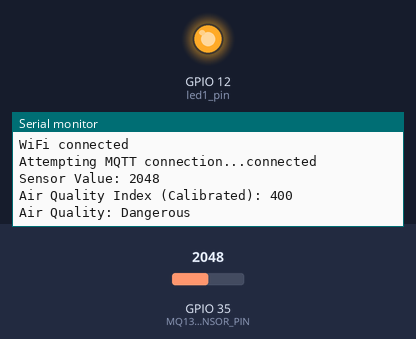
A sketch run on a simulated ESP32. Shown: output pins drawn as LEDs (lit = HIGH), the last lines printed to the serial monitor. The inputs (shaded band) are chosen by the test bench; at power-on: GPIO 35 (MQ135_SENSOR_PIN) = 2048. WiFi joins after 1.5 s; servers stay silent unless stated; no MQTT or app messages arrive unless stated.

Above: at 2.7 s.
2.8 s: GPIO 35 (MQ135_SENSOR_PIN) set to 1049
At 4.0 s:
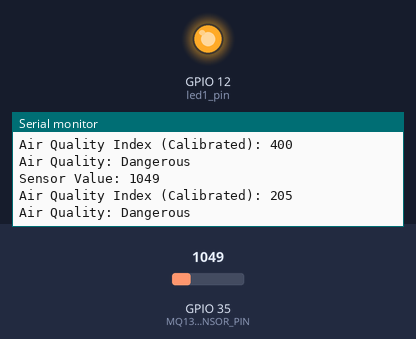
5.5 s: GPIO 35 (MQ135_SENSOR_PIN) set to 992
At 6.8 s:
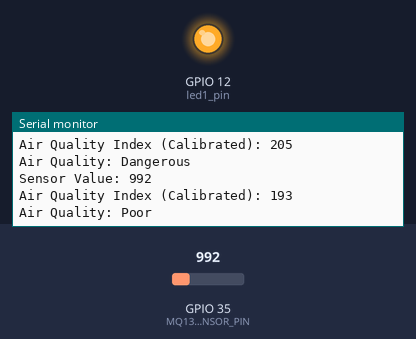
Timing chart, 0 to 8.5 s (numbered marks = the images above; inputs shaded):
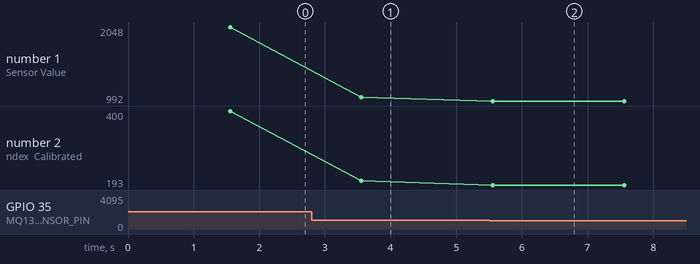

Measured:
- the behaviour switches between 1023 and 1022 on GPIO 35 (MQ135_SENSOR_PIN) (found by bisection; images 1 and 2)
- after the input at 2.8 s, the serial monitor: prints a new line after 0.76 s (image 1)
- after the input at 5.5 s, the serial monitor: prints a new line after 0.06 s (image 2)
- plotted number 1: 2048 → 1049 after the input at 2.8 s, 1049 → 992 after the input at 5.5 s
- plotted number 2: 400 → 205 after the input at 2.8 s, 205 → 193 after the input at 5.5 s

The sketch:

MQ135-Air_Quality.ino
```cpp
#include <PubSubClient.h>
#include <WiFi.h>

const char* ssid = "IOT@SPAK";
const char* password = "i0t@SP4K";

// MQTT settings
const char* mqtt_server = "broker.hivemq.com";
const int mqtt_port = 1883;
const char* mqtt_topic = "csm3313_umt/group09/airquality";
const char* mqtt_led_topic = "csm3313_umt/group09/led01"; // Updated LED control topic

const int MQ135_SENSOR_PIN = 35;
int led1_pin = 12;
int sensitivity = 200;  // Adjust this value based on your calibration

WiFiClient espClient;
PubSubClient client(espClient);

// Deep sleep and awake settings
const int sleepInterval = 3600; // Deep sleep for 1 hour (in seconds)

bool ledState = false;

void setup_wifi() {
  Serial.println();
  Serial.print("Connecting to WiFi");
  WiFi.begin(ssid, password);

  while (WiFi.status() != WL_CONNECTED) {
    delay(500);
    Serial.print(".");
  }

  Serial.println("");
  Serial.println("WiFi connected");
}

void reconnect() {
  while (!client.connected()) {
    Serial.print("Attempting MQTT connection...");
    if (client.connect("ESP32Client")) {
      Serial.println("connected");
      client.subscribe(mqtt_led_topic); // Subscribe to LED control topic
    } else {
      Serial.print("failed");
      Serial.println(" try again in 5 seconds");
      delay(5000);
    }
  }
}

void handleLedControl(String payload) {
  if (payload == "ON") {
    digitalWrite(led1_pin, HIGH);
    ledState = true;
  } else if (payload == "OFF") {
    digitalWrite(led1_pin, LOW);
    ledState = false;
  }
}

void setup() {
  Serial.begin(115200);

  setup_wifi();
  client.setServer(mqtt_server, mqtt_port);

  pinMode(led1_pin, OUTPUT); // Set LED pin as output

  // Uncomment the next line if you want to see debug output during sleep
  // Serial.setDebugOutput(true);

  // Set up GPIO 16 as wake-up pin
  esp_sleep_enable_ext0_wakeup(GPIO_NUM_16, 0);
}

String interpret_air_quality(int sensor_value) {
  if (sensor_value < 50) {
    return "Excellent";
  } else if (sensor_value < 100) {
    return "Good";
  } else if (sensor_value < 150) {
    return "Moderate";
  } else if (sensor_value < 200) {
    return "Poor";
  } else {
    return "Dangerous";
  }
}

void loop() {
  digitalWrite(led1_pin, HIGH);  // Turn on LED

  unsigned long startMillis = millis();

  while ((millis() - startMillis) < sleepInterval * 1000) {
    if (!client.connected()) {
      reconnect();
    }

    int sensor_value = analogRead(MQ135_SENSOR_PIN);
    int air_quality = sensor_value * sensitivity / 1023;
    String air_quality_label = interpret_air_quality(air_quality);

    char sensor_value_str[6];
    sprintf(sensor_value_str, "%d", air_quality);

    client.publish(mqtt_topic, sensor_value_str);

    // Check for incoming LED control messages
    client.loop();

    Serial.print("Sensor Value: ");
    Serial.println(sensor_value);
    Serial.print("Air Quality Index (Calibrated): ");
    Serial.println(air_quality);
    Serial.print("Air Quality: ");
    Serial.println(air_quality_label);

    delay(2000);
  }

  digitalWrite(led1_pin, LOW);  // Turn off LED
  client.publish(mqtt_led_topic, "OFF");

  client.disconnect();
  delay(1000);

  Serial.flush();  // Flush Serial buffer
  delay(2000);

  esp_deep_sleep(sleepInterval * 1000000);
  Serial.println("Going to sleep...");
}

void callback(char* topic, byte* payload, unsigned int length) {
  String message;
  for (int i = 0; i < length; i++) {
    message += (char)payload[i];
  }

  if (String(topic) == mqtt_led_topic) {
    handleLedControl(message);
  }
}
```
